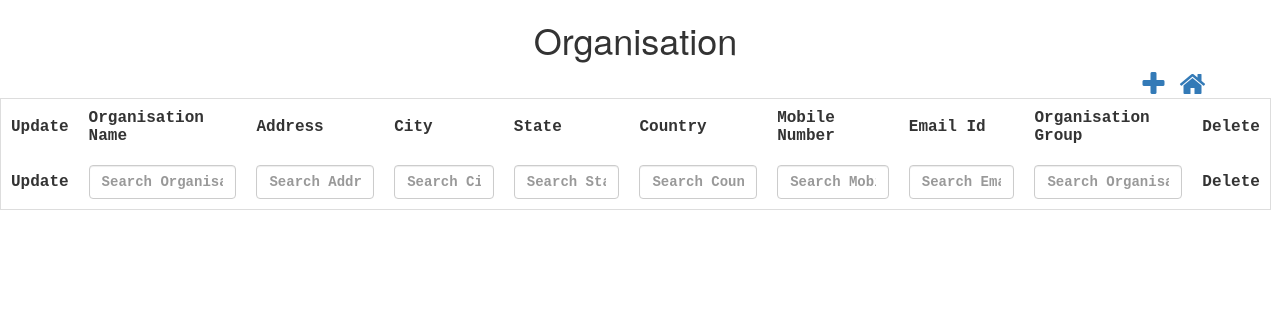
The page /controllers/organisation.php on the database as committed earlier.
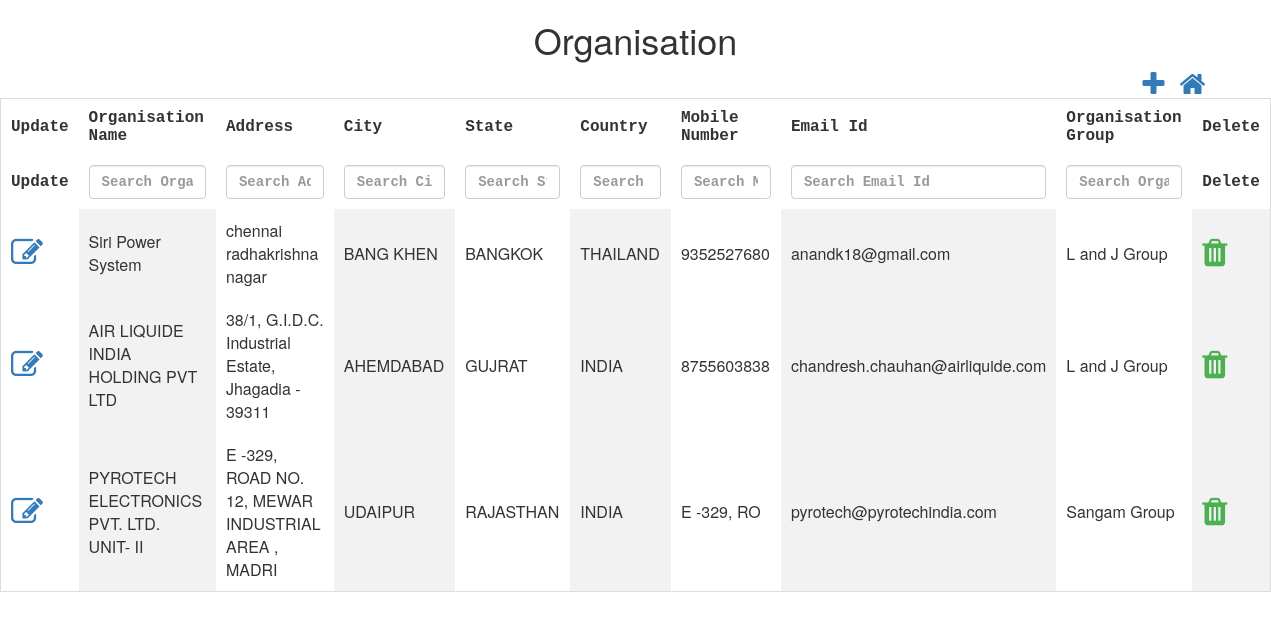
The same page on the database as committed later.
### tables this page shows
CREATE TABLE `tbl_organisation` (
  `nid` int(10) NOT NULL,
  `norg_id` int(10) NOT NULL,
  `corg_name` varchar(50) NOT NULL,
  `corg_address` varchar(50) NOT NULL,
  `corg_city` varchar(50) NOT NULL,
  `corg_state` varchar(50) NOT NULL,
  `corg_country` varchar(50) NOT NULL,
  `corg_mobileNumber` varchar(10) NOT NULL,
  `corg_emailId` varchar(50) NOT NULL,
  `norg_group_id` int(10) NOT NULL,
  `isActive` bit(1) NOT NULL,
  `isAvailable` bit(1) NOT NULL,
  `dcreated_date` datetime NOT NULL,
  `dupdated_date` datetime NOT NULL,
  `ninternal_id` int(11) DEFAULT NULL
);

CREATE TABLE `tbl_organisation_group` (
  `nid` int(10) NOT NULL,
  `ninternal_id` int(10) NOT NULL,
  `norg_group_id` int(10) NOT NULL,
  `corg_group_name` varchar(50) NOT NULL,
  `nsegment_id` int(10) NOT NULL,
  `isAvailable` bit(1) NOT NULL,
  `isActive` bit(1) NOT NULL,
  `dcreated_date` datetime NOT NULL,
  `dupdated_date` datetime NOT NULL
);

### controllers/organisation.php (the view, shortened to what this page needs)
<html>
<head>
    <link rel="stylesheet" href="../css/theme.css">
    <link rel="stylesheet" href="https://cdn.datatables.net/1.10.22/css/jquery.dataTables.min.css">
    <link rel="stylesheet" href="https://cdnjs.cloudflare.com/ajax/libs/font-awesome/4.7.0/css/font-awesome.min.css">
    <link rel="stylesheet" href="https://maxcdn.bootstrapcdn.com/bootstrap/3.4.1/css/bootstrap.min.css">
</head>
<h1>Organisation</h1>
<div class="container">
    <a style="float:right;margin-left: 15px;" href="../dashboard.php"><i class="fa fa-home fa-2x"></i></a>
    <a style="float:right" href="#organisation_modal" data-toggle="modal" id='add' data-id="1"><i class="fa fa-plus fa-2x"
                                                                                        aria-hidden="true"></i></a>
</div>
        <?php
        $conn = OpenCon();
        $sql = "SELECT o.ninternal_id,o.norg_id,o.corg_name,o.corg_address,o.corg_city,o.corg_state,o.corg_country,o.corg_mobileNumber,o.corg_emailId,o.norg_group_id,o.isActive,o.isAvailable,og.corg_group_name
                    FROM tbl_organisation AS o
                    INNER JOIN tbl_organisation_group AS og
                    ON o.norg_group_id = og.ninternal_id
                    WHERE o.isAvailable=1;";
        $retval = mysqli_query($conn, $sql);
        echo "<table id='organisationTable'  name='organisationTable' >
            <thead>
            <tr>
            <th style='display:none;'>INTERNAL ID</th>
            <th style='display:none;'>ORG ID</th>
            <th>Update</th>
            <th>Organisation Name</th>
            <th>Address</th>
            <th>City</th>
            <th>State</th>
            <th>Country</th>
            <th>Mobile Number</th>
            <th>Email Id</th>
            <th>Organisation Group</th>
             <th>Delete</th>
            </tr>
            </thead>
                   <tbody>
            ";
        while ($row = mysqli_fetch_array($retval, MYSQLI_ASSOC)) {
            echo "<tr>";
            echo "<td ><a  href='#organisation_modal' data-toggle='modal' class='updateClass' data-id='2'><i class='fa fa-edit fa-2x'></i></a></td>";
            echo "<td>" . $row['corg_name'] . "</td>";
            echo "<td>" . $row['corg_address'] . "</td>";
            echo "<td>" . $row['corg_city'] . "</td>";
            echo "<td>" . $row['corg_state'] . "</td>";
            echo "<td>" . $row['corg_country'] . "</td>";
            echo "<td>" . $row['corg_mobileNumber'] . "</td>";
            echo "<td>" . $row['corg_emailId'] . "</td>";
            echo "<td>" . $row['corg_group_name'] . "</td>";
            echo "<td class='action-delete'><i class='fa fa-trash fa-2x' style='color:#4caf50;'</i></td>";
            echo "</tr>";
        }
        echo "</tbody></table>";
        ?>
</html>

### css/theme.css (style rules this page uses)
h1 { text-align: center; }
table { border-collapse: collapse; border-spacing: 0; width: 100%; border: 1px solid #ddd; }
th { text-align: left; padding: 10px !important; font-family: "Lucida Console", Courier, monospace; }
td { text-align: left; padding: 10px !important; }
td:nth-child(even) { background-color: #f2f2f2; }

Rows that differ between the two databases and show on the page:
now on this page (row edited): tbl_organisation: corg_name "Siri Power System", corg_address "chennai radhakrishna nagar", corg_city "BANG KHEN", corg_state "BANGKOK", corg_country "THAILAND", corg_mobileNumber "9352527680", corg_emailId "anandk18@gmail.com", tbl_organisation_group.corg_group_name "L and J Group"
now on this page (row edited): tbl_organisation: corg_name "AIR LIQUIDE INDIA HOLDING PVT LTD", corg_address "38/1, G.I.D.C. Industrial Estate, Jhagadia - 39311", corg_city "AHEMDABAD", corg_state "GUJRAT", corg_country "INDIA", corg_mobileNumber "8755603838", corg_emailId "chandresh.chauhan@airliquide.com", tbl_organisation_group.corg_group_name "L and J Group"
now on this page (row edited): tbl_organisation: corg_name "PYROTECH ELECTRONICS PVT. LTD. UNIT- II", corg_address "E -329, ROAD NO. 12, MEWAR INDUSTRIAL AREA , MADRI", corg_city "UDAIPUR", corg_state "RAJASTHAN", corg_country "INDIA", corg_mobileNumber "E -329, RO", corg_emailId "pyrotech@pyrotechindia.com", tbl_organisation_group.corg_group_name "Sangam Group"
